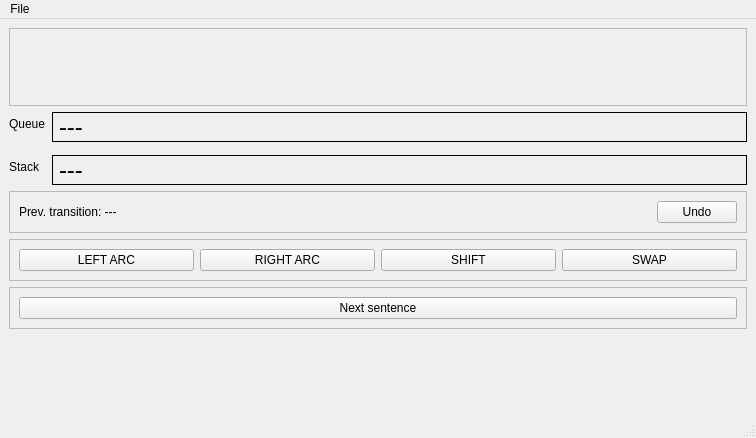
<?xml version="1.0" encoding="UTF-8"?>
<ui version="4.0">
 <class>MainWindow</class>
 <widget class="QMainWindow" name="MainWindow">
  <property name="geometry">
   <rect>
    <x>0</x>
    <y>0</y>
    <width>756</width>
    <height>438</height>
   </rect>
  </property>
  <property name="windowTitle">
   <string>MainWindow</string>
  </property>
  <widget class="QWidget" name="centralwidget">
   <layout class="QVBoxLayout" name="verticalLayout">
    <item>
     <widget class="QFrame" name="treeframe">
      <property name="sizePolicy">
       <sizepolicy hsizetype="Expanding" vsizetype="Expanding">
        <horstretch>0</horstretch>
        <verstretch>0</verstretch>
       </sizepolicy>
      </property>
      <property name="frameShape">
       <enum>QFrame::StyledPanel</enum>
      </property>
      <property name="frameShadow">
       <enum>QFrame::Raised</enum>
      </property>
      <layout class="QHBoxLayout" name="horizontalLayout_2">
       <item>
        <widget class="QLabel" name="label_3">
         <property name="text">
          <string/>
         </property>
        </widget>
       </item>
      </layout>
     </widget>
    </item>
    <item>
     <layout class="QFormLayout" name="formLayout">
      <property name="verticalSpacing">
       <number>13</number>
      </property>
      <item row="0" column="0">
       <widget class="QLabel" name="label">
        <property name="text">
         <string>Queue</string>
        </property>
       </widget>
      </item>
      <item row="0" column="1">
       <widget class="QLabel" name="queue">
        <property name="font">
         <font>
          <pointsize>18</pointsize>
         </font>
        </property>
        <property name="frameShape">
         <enum>QFrame::Box</enum>
        </property>
        <property name="text">
         <string>---</string>
        </property>
       </widget>
      </item>
      <item row="1" column="0">
       <widget class="QLabel" name="label_2">
        <property name="text">
         <string>Stack</string>
        </property>
       </widget>
      </item>
      <item row="1" column="1">
       <widget class="QLabel" name="stack">
        <property name="font">
         <font>
          <pointsize>18</pointsize>
         </font>
        </property>
        <property name="frameShape">
         <enum>QFrame::Box</enum>
        </property>
        <property name="text">
         <string>---</string>
        </property>
       </widget>
      </item>
     </layout>
    </item>
    <item>
     <widget class="QFrame" name="frame_2">
      <property name="frameShape">
       <enum>QFrame::StyledPanel</enum>
      </property>
      <property name="frameShadow">
       <enum>QFrame::Raised</enum>
      </property>
      <layout class="QHBoxLayout" name="horizontalLayout_3">
       <item>
        <widget class="QLabel" name="previoustransition">
         <property name="text">
          <string>Prev. transition: ---</string>
         </property>
        </widget>
       </item>
       <item>
        <widget class="QPushButton" name="undo">
         <property name="enabled">
          <bool>true</bool>
         </property>
         <property name="sizePolicy">
          <sizepolicy hsizetype="Fixed" vsizetype="Fixed">
           <horstretch>0</horstretch>
           <verstretch>0</verstretch>
          </sizepolicy>
         </property>
         <property name="text">
          <string>Undo</string>
         </property>
        </widget>
       </item>
      </layout>
     </widget>
    </item>
    <item>
     <widget class="QFrame" name="frame">
      <property name="frameShape">
       <enum>QFrame::StyledPanel</enum>
      </property>
      <property name="frameShadow">
       <enum>QFrame::Raised</enum>
      </property>
      <layout class="QHBoxLayout" name="horizontalLayout">
       <item>
        <widget class="QPushButton" name="LA">
         <property name="text">
          <string>LEFT ARC</string>
         </property>
        </widget>
       </item>
       <item>
        <widget class="QPushButton" name="RA">
         <property name="text">
          <string>RIGHT ARC</string>
         </property>
        </widget>
       </item>
       <item>
        <widget class="QPushButton" name="SHIFT">
         <property name="text">
          <string>SHIFT</string>
         </property>
        </widget>
       </item>
       <item>
        <widget class="QPushButton" name="SWAP">
         <property name="text">
          <string>SWAP</string>
         </property>
        </widget>
       </item>
      </layout>
     </widget>
    </item>
    <item>
     <widget class="QFrame" name="frame_3">
      <property name="frameShape">
       <enum>QFrame::StyledPanel</enum>
      </property>
      <property name="frameShadow">
       <enum>QFrame::Raised</enum>
      </property>
      <layout class="QHBoxLayout" name="horizontalLayout_4">
       <item>
        <widget class="QPushButton" name="next">
         <property name="text">
          <string>Next sentence</string>
         </property>
        </widget>
       </item>
      </layout>
     </widget>
    </item>
    <item>
     <spacer name="verticalSpacer">
      <property name="orientation">
       <enum>Qt::Vertical</enum>
      </property>
      <property name="sizeHint" stdset="0">
       <size>
        <width>20</width>
        <height>40</height>
       </size>
      </property>
     </spacer>
    </item>
   </layout>
  </widget>
  <widget class="QMenuBar" name="menubar">
   <property name="geometry">
    <rect>
     <x>0</x>
     <y>0</y>
     <width>756</width>
     <height>21</height>
    </rect>
   </property>
   <widget class="QMenu" name="menuFile">
    <property name="title">
     <string>File</string>
    </property>
    <addaction name="actionOpen"/>
   </widget>
   <addaction name="menuFile"/>
  </widget>
  <widget class="QStatusBar" name="statusbar"/>
  <action name="actionOpen">
   <property name="text">
    <string>Open...</string>
   </property>
  </action>
  <action name="actionSave_As">
   <property name="text">
    <string>Save As...</string>
   </property>
  </action>
  <action name="actionSave">
   <property name="text">
    <string>Save</string>
   </property>
  </action>
 </widget>
 <resources/>
 <connections/>
</ui>
